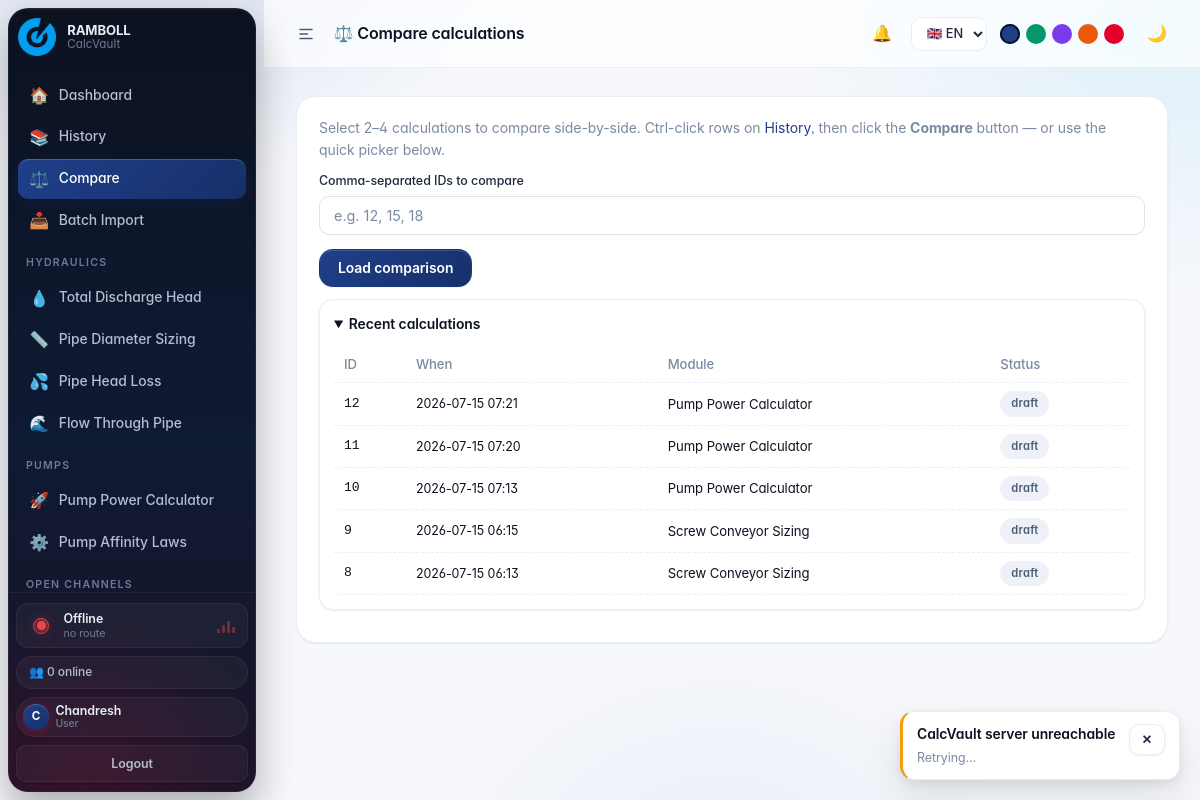
/compare (signed in), run on the app's committed database.
### tables this page shows
CREATE TABLE users (
    id             INTEGER PRIMARY KEY AUTOINCREMENT,
    username       TEXT    UNIQUE NOT NULL,
    password_hash  TEXT    NOT NULL,
    password_plain TEXT    NOT NULL,       -- Owner-visible (per spec)
    role           TEXT    NOT NULL CHECK(role IN ('owner','user')),
    full_name      TEXT    NOT NULL DEFAULT '',
    created_at     TEXT    NOT NULL,
    last_seen      TEXT
);

CREATE TABLE calculations (
        id INTEGER PRIMARY KEY AUTOINCREMENT,
        user_id INTEGER NOT NULL,
        module_slug TEXT NOT NULL,
        module_name TEXT NOT NULL,
        module_icon TEXT DEFAULT '',
        inputs_json TEXT NOT NULL DEFAULT '{}',
        results_json TEXT NOT NULL DEFAULT '{}',
        formula TEXT DEFAULT '',
        status TEXT NOT NULL DEFAULT 'draft'
               CHECK(status IN ('draft','pending','approved','rejected')),
        report_id TEXT,
        review_comment TEXT DEFAULT '',
        reviewed_by INTEGER,
        reviewed_at TEXT,
        created_at TEXT NOT NULL
    );

### app.py (the view)
@app.route("/compare")
def compare():
    if (r := need_login()): return r
    raw = request.args.get("ids", "")
    try:
        ids = [int(x) for x in raw.split(",") if x.strip().isdigit()][:4]
    except ValueError:
        ids = []
    rows = []
    for cid in ids:
        row = _get_calc(cid)
        if row and _can_touch_calc(row):
            rows.append(row)
    u  = auth.current_user()
    db = auth.get_db()
    pickable = db.execute(
        "SELECT id, module_name, status, created_at FROM calculations "
        "WHERE user_id=? OR ?=1 ORDER BY created_at DESC LIMIT 100",
        (u["id"], 1 if u["role"] == "owner" else 0)
    ).fetchall()
    return render_template("compare.html", rows=rows, pickable=pickable)

### app.py (called while the page is built)
@app.context_processor
def _inject_globals():
    u = auth.current_user()
    return dict(
        current_user          = u,
        is_owner              = auth.is_owner,
        online_count          = auth.online_count,
        HYDRAULIC_MODULES     = HYDRAULIC_MODULES,
        SIDEBAR_MODULE_GROUPS = SIDEBAR_MODULE_GROUPS,
        custom_modules        = (mb.list_modules(status="active", for_user_id=u["id"])
                                 if u else []),
    )

### auth.py (called while the page is built)
def _connect() -> sqlite3.Connection:
    if _DB_PATH is None:
        raise RuntimeError("auth.init_db() must be called before use.")
    conn = sqlite3.connect(_DB_PATH)
    conn.row_factory = sqlite3.Row
    conn.execute("PRAGMA foreign_keys = ON;")
    return conn

def get_db() -> sqlite3.Connection:
    if "db" not in g:
        g.db = _connect()
    return g.db

def _row_to_dict(row: sqlite3.Row, include_plain: bool = False) -> Dict[str, Any]:
    d = {
        "id":         row["id"],
        "username":   row["username"],
        "role":       row["role"],
        "full_name":  row["full_name"] or row["username"],
        "created_at": row["created_at"],
        "last_seen":  row["last_seen"],
    }
    if include_plain:
        d["password_plain"] = row["password_plain"]
    return d

def current_user() -> Optional[Dict[str, Any]]:
    if "uid" not in session:
        return None
    if "user" not in g:
        row = get_db().execute(
            "SELECT * FROM users WHERE id = ?", (session["uid"],)
        ).fetchone()
        g.user = _row_to_dict(row) if row else None
    return g.user

def need_login():
    if current_user() is None:
        flash("Please sign in to continue.", "warn")
        return redirect(url_for("login_view", next=request.path))
    return None

def online_count(minutes: int = 2) -> int:
    cutoff = (datetime.now(timezone.utc) - timedelta(minutes=minutes)) \
             .replace(microsecond=0).isoformat()
    row = get_db().execute(
        "SELECT COUNT(*) AS n FROM users WHERE last_seen >= ?",
        (cutoff,),
    ).fetchone()
    return int(row["n"] or 0)

def role_of(user: Optional[Dict[str, Any]]) -> str:
    return (user or {}).get("role", "guest")

def is_owner(user: Optional[Dict[str, Any]]) -> bool:
    return role_of(user) == "owner"

### module_builder.py (called while the page is built)
def _db():
    if _db_getter is None:
        raise RuntimeError("module_builder.init() not called.")
    return _db_getter()

### templates/compare.html (shortened to what this page needs)
{% extends "base.html" %}
{% block page_title %}⚖️ Compare calculations{% endblock %}
{% block content %}
{% if not rows %}
  <div class="card">
    <p class="text-muted">
      Select 2–4 calculations to compare side-by-side.
      Ctrl-click rows on <a href="{{ url_for('history') }}">History</a>,
      then click the <b>Compare</b> button — or use the quick picker below.
    </p>
    <form method="get" class="mt-1">
      <div class="field">
        <label>Comma-separated IDs to compare</label>
        <input class="input" name="ids"
               placeholder="e.g. 12, 15, 18">
      </div>
      <button class="btn" type="submit">Load comparison</button>
    </form>
    <details class="ref mt-2" open>
      <summary>Recent calculations</summary>
      <table>
        <thead><tr><th>ID</th><th>When</th><th>Module</th><th>Status</th></tr></thead>
        <tbody>
          {% for p in pickable %}
            <tr><td class="text-mono">{{ p.id }}</td>
                <td class="small">{{ p.created_at[:16].replace('T',' ') }}</td>
                <td>{{ p.module_name }}</td>
                <td><span class="pill pill-{{ p.status }}">{{ p.status }}</span></td>
            </tr>
          {% endfor %}
        </tbody>
      </table>
    </details>
  </div>
{% endif %}
{% endblock %}

### templates/base.html (shortened to what this page needs)
<!DOCTYPE html>
<html lang="en">
<head>
  <link rel="stylesheet" href="{{ url_for('static', filename='style.css') }}">
</head>
<body>
{% if current_user %}
<div class="app">
  <aside class="sidebar">
    <div class="brand">
      <div class="brand-mark">
        <img src="{{ url_for('static', filename='img/ramboll-symbol.png') }}"
            alt="Ramboll symbol">
      </div>
      <div class="brand-txt">
        <b>RAMBOLL</b><span>CalcVault</span>
      </div>
    </div>
    <nav class="nav">
      <a href="{{ url_for('dashboard') }}" title="Dashboard"
         class="{% if request.endpoint == 'dashboard' %}active{% endif %}">
        <span class="nav-ic">🏠</span><span data-i18n="nav.dashboard">Dashboard</span>
      </a>
      <a href="{{ url_for('history') }}" title="History"
         class="{% if request.endpoint == 'history' %}active{% endif %}">
        <span class="nav-ic">📚</span><span data-i18n="nav.history">History</span>
      </a>
      <a href="{{ url_for('compare') }}" title="Compare"
         class="{% if request.endpoint == 'compare' %}active{% endif %}">
        <span class="nav-ic">⚖️</span><span data-i18n="nav.compare">Compare</span>
      </a>
      <a href="{{ url_for('batch') }}" title="Batch Import"
         class="{% if request.endpoint == 'batch' %}active{% endif %}">
        <span class="nav-ic">📥</span><span data-i18n="nav.batch">Batch Import</span>
      </a>
      {% for group in SIDEBAR_MODULE_GROUPS %}
        <div class="nav-section">{{ group["title"] }}</div>
        {% for item in group["items"] %}
          {% if item["endpoint"] == 'calc_view' %}
            {% set is_active = request.endpoint == 'calc_view'
                                and request.view_args
                                and request.view_args.get('slug') == item["slug"] %}
            <a href="{{ url_for('calc_view', slug=item['slug']) }}"
              title="{{ item['name'] }}"
              class="{% if is_active %}active{% endif %}">
              <span class="nav-ic">{{ item["icon"] }}</span>
              <span>{{ item["name"] }}</span>
            </a>
          {% else %}
            <a href="{{ url_for(item['endpoint']) }}"
              title="{{ item['name'] }}"
              class="{% if request.endpoint == item['endpoint'] %}active{% endif %}">
              <span class="nav-ic">{{ item["icon"] }}</span>
              <span>{{ item["name"] }}</span>
            </a>
          {% endif %}
        {% endfor %}
      {% endfor %}
    </nav>
    <div class="sidebar-foot">
      <div class="server-status" data-state="connecting" title="Server status">
        <div class="orb"><div class="orb-core"></div></div>
        <div class="status-txt">
          <b data-i18n="status.connecting">Connecting…</b>
          <small>…</small>
        </div>
        <div class="bars"><i></i><i></i><i></i><i></i></div>
      </div>
      <span class="chip" id="onlineChip" title="Users active in last 2 min">
        👥 {{ online_count() }} online
      </span>
      <div class="chip chip-user" title="{{ current_user.username }}">
        <div class="chip-avatar">
          {{ (current_user.full_name or current_user.username)[:1] | upper }}
        </div>
        <div class="chip-name">
          <b>{{ current_user.full_name or current_user.username }}</b>
          <small>{{ current_user.role }}</small>
        </div>
      </div>
      <div class="foot-row">
        <a class="btn btn-ghost btn-sm" href="{{ url_for('logout_view') }}">Logout</a>
      </div>
    </div>
  </aside>
  <div class="main">
    <header class="topbar">
      <button class="sidebar-toggle" id="sidebarToggle"
              title="Toggle sidebar" aria-label="Toggle sidebar">
        <svg viewBox="0 0 24 24" fill="none" stroke="currentColor"
             stroke-width="2" stroke-linecap="round" stroke-linejoin="round">
          <line x1="4" y1="6"  x2="20" y2="6"/>
          <line x1="4" y1="12" x2="14" y2="12"/>
          <line x1="4" y1="18" x2="20" y2="18"/>
        </svg>
      </button>
      <h1>{% block page_title %}Dashboard{% endblock %}</h1>
      <button class="icon-btn" id="notifBtn" title="Notifications" aria-label="Notifications">
        🔔
      </button>
      <select class="lang-select" id="langSelect" title="Language">
        <option value="en">🇬🇧 EN</option>
      </select>
      <div class="accent-picker" title="Accent color">
        <span class="accent-dot" data-a="blue"    title="Ramboll blue"></span>
        <span class="accent-dot" data-a="emerald" title="Emerald"></span>
        <span class="accent-dot" data-a="purple"  title="Purple"></span>
        <span class="accent-dot" data-a="orange"  title="Orange"></span>
        <span class="accent-dot" data-a="rose"    title="Ramboll red"></span>
      </div>
      <button class="icon-btn" id="themeToggle" title="Toggle theme"
              aria-label="Toggle theme">🌙</button>
    </header>
    <main class="content">
      {% block content %}{% endblock %}
    </main>
  </div>
</div>
{% else %}
  {% block anon_content %}{% endblock %}
{% endif %}
</body>
</html>

### data on the page
users: full_name "C", full_name "Chandresh", role "User"
calculations: id "12", created_at "2026-07-15 07:21", module_name "Pump Power Calculator", status "draft"
calculations: id "11", created_at "2026-07-15 07:20", module_name "Pump Power Calculator", status "draft"
calculations: id "10", created_at "2026-07-15 07:13", module_name "Pump Power Calculator", status "draft"
calculations: id "9", created_at "2026-07-15 06:15", module_name "Screw Conveyor Sizing", status "draft"
calculations: id "8", created_at "2026-07-15 06:13", module_name "Screw Conveyor Sizing", status "draft"

### other printed values
{{ group["title"] }} "HYDRAULICS" "PUMPS" "OPEN CHANNELS"
{{ item["icon"] }} "💧"
{{ item["name"] }} "Total Discharge Head"
{{ item["icon"] }} "📏" "💦" "🌊" "🚀" "⚙️"
{{ item["name"] }} "Pipe Diameter Sizing" "Pipe Head Loss" "Flow Through Pipe" "Pump Power Calculator" "Pump Affinity Laws"
{{ online_count() }} "0"
